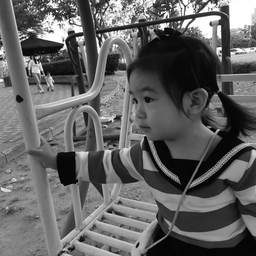
#> input picture Project5/Kid at playground.tif, 256 x 256 px, shrunk from 960 x 960 before the run
$ python demo.py   (older library calls are emulated)
#> lines starting #> are read from the running program, lines starting #| are printed output that depends on the picture; after the words box and inside, x2 and y2 are one past the last pixel; in counts of white or black regions, pixels touching at a corner belong together
### Project5/plot_util.py
import numpy as np
import cv2
import os
import matplotlib.pyplot as plt

def plot_and_save(demo_name, imgs, filenames, type='gray', dpi=200, plot=True, save=True, col_size=4, show_axis=1):
    if type == 'rgb':
        type = None
    size = len(imgs)
    if save:
        root = 'results'
        result_path = os.path.join(root, demo_name)
        imgs_path = os.path.join(result_path, 'imgs')
        if not os.path.exists(root):
            os.mkdir(root)
        if not os.path.exists(result_path):
            os.mkdir(result_path)
        if not os.path.exists(imgs_path):
            os.mkdir(imgs_path)
        for i in range(size):
            img_path = imgs_path + '/' + filenames[i] + '.png'
            plt.figure()
            plt.title(filenames[i])
            if not show_axis: plt.axis('off')
            plt.tight_layout()
            plt.imshow(imgs[i], cmap=type)
            plt.savefig(img_path, bbox_inches='tight', dpi=dpi)
        plt.close('all')

    if plot:
        plt.figure(figsize=(16, 10))
        img_in_row = col_size
        r = size // img_in_row + (size % img_in_row > 0)
        c = img_in_row
        for i in range(size):
            plt.subplot(r, c, i+1)
            plt.title(filenames[i])
            if not show_axis: plt.axis('off')
            plt.imshow(imgs[i], cmap=type)
        plt.suptitle(demo_name + ' images')
        plt.tight_layout()
        plt.show()
        plt.close('all')

# [38 lines left out: function show_hist, not called in this run]

### Project5/demo.py
from plot_util import plot_and_save
from copy import deepcopy
import os, sys
import numpy as np
import cv2, math

class gray_img:
    def __init__(self, img_path) -> None:
        self.imsize = None
        self.img = self.read_img(img_path)

    def read_img(self, img_path):
#> called with img_path = 'Kid at playground.tif'
        type = ['tif', 'jpg', 'jpeg', 'png']
        img_type = img_path.split('.')[-1]
        if img_type in type:
            img = cv2.imread(img_path, 0)
#> img is the input picture: shape (256, 256); min 0, max 255, mean 98.4
            img = np.array(img / 255, dtype=np.float32)
            self.imsize = img.shape
#> self.imsize = (256, 256)
        return img

    def gaussian_blur(self, img):
        short_dim = self.imsize[0] if self.imsize[0] < self.imsize[1] else self.imsize[1]
#> short_dim = 256
        blur_img = cv2.GaussianBlur(img, ksize=(3, 3), sigmaX=short_dim, sigmaY=short_dim)
        return blur_img

    def sobel_operator(self, img):
        from scipy import ndimage
        # Sobel gradient (d)
        gx = np.array([ [ -1,  0, 1],
                        [ -2,  0, 2],
                        [ -1,  0, 1]], dtype='float32')
        gy = np.array([ [ 1,  2,  1],
                        [ 0,  0,  0],
                        [-1, -2, -1]], dtype='float32')
        gx = cv2.filter2D(img, -1, kernel=gx)
        gy = cv2.filter2D(img, -1, kernel=gy)
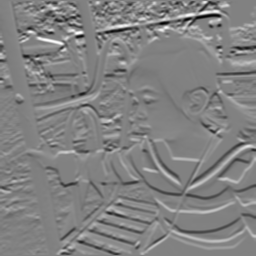
#> gy: shape (256, 256) float32; min -2.24, max 2.17, mean 0.00731; drawn with min black and max white
        # sobel = sqrt(gx^2 + gy^2)
        G = np.hypot(gx, gy)
        G = G / G.max()
        # edge direction
        theta = np.arctan2(gy, gx)
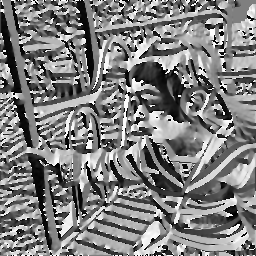
#> theta: shape (256, 256) float32; min -3.14, max 3.14, mean -0.00677; drawn with min black and max white

        return (G, theta)

    def non_max_suppression(self, img, D):
        img = deepcopy(img) * 255
        M, N = img.shape
#> M = 256; N = 256
        Z = np.zeros((M,N), dtype=np.int32)
        angle = D * 180. / np.pi
        angle[angle < 0] += 180
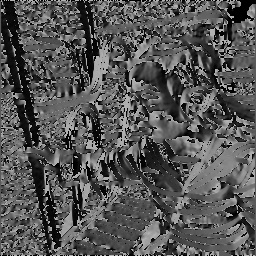
#> angle: shape (256, 256) float32; min 0, max 180, mean 85.3


        for i in range(1,M-1):
            for j in range(1,N-1):
                try:
                    q = 255
                    r = 255

                    #angle 0
                    if (0 <= angle[i,j] < 22.5) or (157.5 <= angle[i,j] <= 180):
                        q = img[i, j+1]
                        r = img[i, j-1]
                    #angle 45
                    elif (22.5 <= angle[i,j] < 67.5):
                        q = img[i+1, j-1]
                        r = img[i-1, j+1]
                    #angle 90
                    elif (67.5 <= angle[i,j] < 112.5):
                        q = img[i+1, j]
                        r = img[i-1, j]
                    #angle 135
                    elif (112.5 <= angle[i,j] < 157.5):
                        q = img[i-1, j-1]
                        r = img[i+1, j+1]

                    if (img[i,j] >= q) and (img[i,j] >= r):
                        Z[i,j] = img[i,j]
                    else:
                        Z[i,j] = 0

                except IndexError as e:
                    pass
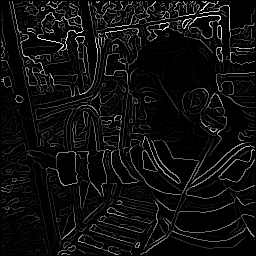
#> Z: shape (256, 256) int32; min 0, max 255, mean 14.5

        return Z / 255.0

    def threshold(self, img, lowThresholdRatio=0.04, highThresholdRatio=0.10):
#> called with lowThresholdRatio = 0.04, highThresholdRatio = 0.1
        img = deepcopy(img) * 255
        highThreshold = img.max() * highThresholdRatio
#> highThreshold = 25.5
        lowThreshold = img.max() * lowThresholdRatio
#> lowThreshold = 10.2

        M, N = img.shape
#> M = 256; N = 256
        res = np.zeros((M,N), dtype=np.float)

        weak = np.int32(100)
        strong = np.int32(255)

        strong_i, strong_j = np.where(img >= highThreshold)
#> strong_i = 10872 values from 1 to 254; strong_j = 10872 values, max 254 at index 522, min 1 at index 1160, mean 123
        zeros_i, zeros_j = np.where(img < lowThreshold)

        weak_i, weak_j = np.where((img <= highThreshold) & (img >= lowThreshold))
#> weak_i = 2887 values from 1 to 254; weak_j = 2887 values, max 254 at index 20, min 1 at index 33, mean 104.4

        res[strong_i, strong_j] = strong
        res[weak_i, weak_j] = weak
        res = res / 255.0

        strong_img = np.zeros((M,N), dtype=np.float)
        weak_img   = np.zeros((M,N), dtype=np.float)
        strong_img[strong_i, strong_j] = strong
        weak_img[weak_i, weak_j] = weak

        return (res, weak, strong, weak_img, strong_img)

    def hysteresis(self, img, weak, strong=255):
        img = np.array(deepcopy(img) * 255, dtype=np.int)
        M, N = img.shape
        for i in range(1, M-1):
            for j in range(1, N-1):
                if (img[i,j] == weak):
                    try:
                        if ((img[i+1, j-1] == strong) or (img[i+1, j] == strong) or (img[i+1, j+1] == strong)
                            or (img[i, j-1] == strong) or (img[i, j+1] == strong)
                            or (img[i-1, j-1] == strong) or (img[i-1, j] == strong) or (img[i-1, j+1] == strong)):
                            img[i, j] = strong
                        else:
                            img[i, j] = 0
                    except IndexError as e:
                        pass
        return img / 255.0

def main():

    img_name = 'Kid at playground.tif'
    # img_name = 'test.jpeg'
    gray = gray_img(img_name)

    # Gaussian blur with, sigma = (0.5% of the shortest dimension of the image)
    blur_img = gray.gaussian_blur(gray.img)

    # Sobel operator for computing gradient vectors
    sobel_img, angle = gray.sobel_operator(blur_img)

    # Non-maxumum suppression
    NMS_img = gray.non_max_suppression(sobel_img, angle)

    # Threshold
    th_img, weak, strong, weak_img, strong_img = gray.threshold(NMS_img, lowThresholdRatio=0.04, highThresholdRatio=0.10)
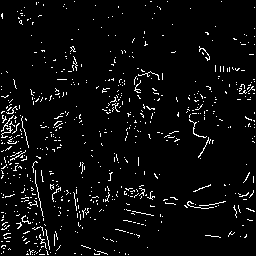
#> weak_img: shape (256, 256) float64; values 0 (black) and 100 (white), 4.4% white in thin lines or dots
#> strong_img: shape (256, 256) float64; 16.6% white in thin lines or dots
#> weak = 100; strong = 255

    # Hysteresis
    hysteresis_img = gray.hysteresis(th_img, weak, strong)
#> after the loop in hysteresis, `for i in range(1, M-1):`:
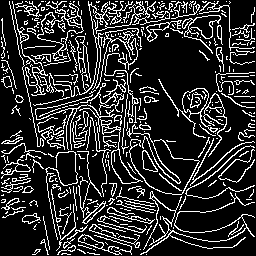
#> img: shape (256, 256) int64; 18.3% white in thin lines or dots
#> in hysteresis, `return img / 255.0`: returned value: shape (256, 256) float64; values 0 (black) and 1 (white), 18.3% white in thin lines or dots

    # Canny edge detection in opencv
    src = np.array(gray.img * 255, dtype=np.uint8)
    cv2_canny = cv2.Canny(src, threshold1=100, threshold2=200)
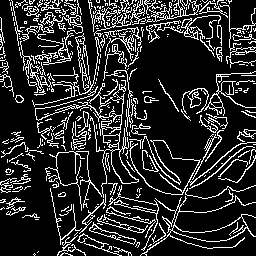
#> cv2_canny: shape (256, 256); 17.2% white in thin lines or dots

    img_list = []
    name_list = []
    img_list.append(gray.img)
    name_list.append('origin')
    img_list.append(blur_img)
    name_list.append('blur_img')
    img_list.append(sobel_img)
    name_list.append('sobel_img')
    img_list.append(angle)
    name_list.append('sobel_grad_angle')
    img_list.append(NMS_img)
    name_list.append('NMS_img')
    img_list.append(th_img)
    name_list.append('th_img')
    img_list.append(weak_img)
    name_list.append('weak_img')
    img_list.append(strong_img)
    name_list.append('strong_img')
    img_list.append(hysteresis_img)
    name_list.append('hysteresis_img')
    img_list.append(cv2_canny)
    name_list.append('cv2_canny')
    plot_and_save(
        'Canny edge detection',
        img_list,
        name_list,
        type='gray',
        dpi=200,
        plot=True,
        save=True,
        col_size=3,
        show_axis=0
    )
#> in plot_and_save, `size = len(imgs)`: size = 10
#> in plot_and_save, `r = size // img_in_row + (size % img_in_row > 0)`: r = 4

if __name__ == "__main__":
    main()

$ run again, with Project1/test.jpeg saved as Project5/Kid at playground.tif
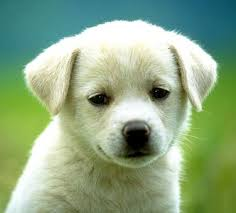
#> input picture Project1/test.jpeg, 236 x 213 px
#> highThreshold = 25.5
#> lowThreshold = 10.2
#> strong_i = 3641 values from 19 to 211; strong_j = 3641 values, max 217 at index 457, min 5 at index 3605, mean 119.6
#> weak_i = 3065 values from 19 to 211; weak_j = 3065 values, max 234 at index 1667, min 1 at index 1881, mean 109
#> weak_img: shape (213, 236) float64; values 0 (black) and 100 (white), 6.1% white in thin lines or dots, all inside (x1, y1, x2, y2) = (1, 19, 235, 212)
#> strong_img: shape (213, 236) float64; 7.2% white in thin lines or dots, all inside (x1, y1, x2, y2) = (5, 19, 218, 212)
#> weak = 100; strong = 255
#> after the loop in hysteresis, `for i in range(1, M-1):`:
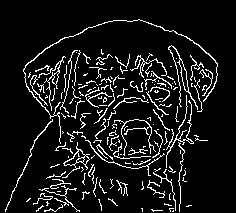
#> img: shape (213, 236) int64; 9.2% white in thin lines or dots, all inside (x1, y1, x2, y2) = (5, 19, 218, 212)
#> in main, `cv2_canny = cv2.Canny(src, threshold1=100, threshold2=200)`:
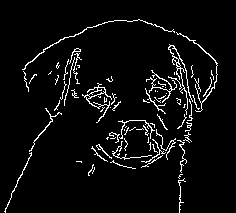
#> cv2_canny: shape (213, 236); 5% white in thin lines or dots, all inside (x1, y1, x2, y2) = (4, 19, 218, 213)
#> size = 10
#> r = 4
